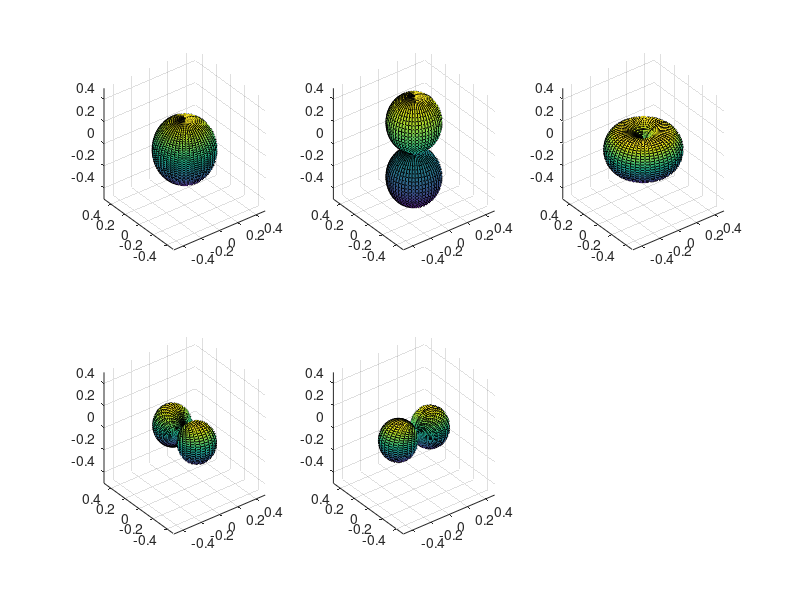

Reproduce this figure in MATLAB.
clear all;

density = 50;
figure("Position",[300 150 900 520]);
subplot(2,3,1);
azimut = linspace(0, 2*pi, density);
zenit = linspace(0, pi, density);
[az, zen] = meshgrid(azimut, zenit);
rad = sqrt( 1/4/pi );
r = ones(density, density) * rad;
[x, y, z] = sph2cart(az, pi/2 - zen, r);
surf(x, y, z);
xlim([-0.5 0.5]);
ylim([-0.5 0.5]);
zlim([-0.5 0.5]);

subplot(2,3,2);
zenit = linspace(0, pi, density);
[az, zen] = meshgrid(azimut, zenit);
rad = abs(1/2 * sqrt(3/pi) .* cos(zen));
[x, y, z] = sph2cart(az, pi/2 - zen, rad);
surf(x, y, z);
xlim([-0.5 0.5]);
ylim([-0.5 0.5]);
zlim([-0.5 0.5]);

subplot(2,3,3);
zenit = linspace(0, pi, density);
[az, zen] = meshgrid(azimut, zenit);
rad = abs( -1/2 * sqrt(3/2/pi) .* sin(zen) .* exp(1i .* az));
[x, y, z] = sph2cart(az, pi/2 - zen, rad);
surf(x, y, z);
xlim([-0.5 0.5]);
ylim([-0.5 0.5]);
zlim([-0.5 0.5]);

subplot(2,3,4);
zenit = linspace(0, pi, density);
[az, zen] = meshgrid(azimut, zenit);
rad = abs(imag( -1/2 * sqrt(3/2/pi) .* sin(zen) .* exp(1i .* az)));
[x, y, z] = sph2cart(az, pi/2 - zen, rad);
surf(x, y, z);
xlim([-0.5 0.5]);
ylim([-0.5 0.5]);
zlim([-0.5 0.5]);

subplot(2,3,5);
zenit = linspace(0, pi, density);
[az, zen] = meshgrid(azimut, zenit);
rad = abs(real( -1/2 * sqrt(3/2/pi) .* sin(zen) .* exp(1i .* az)));
[x, y, z] = sph2cart(az, pi/2 - zen, rad);
surf(x, y, z);
xlim([-0.5 0.5]);
ylim([-0.5 0.5]);
zlim([-0.5 0.5]);
